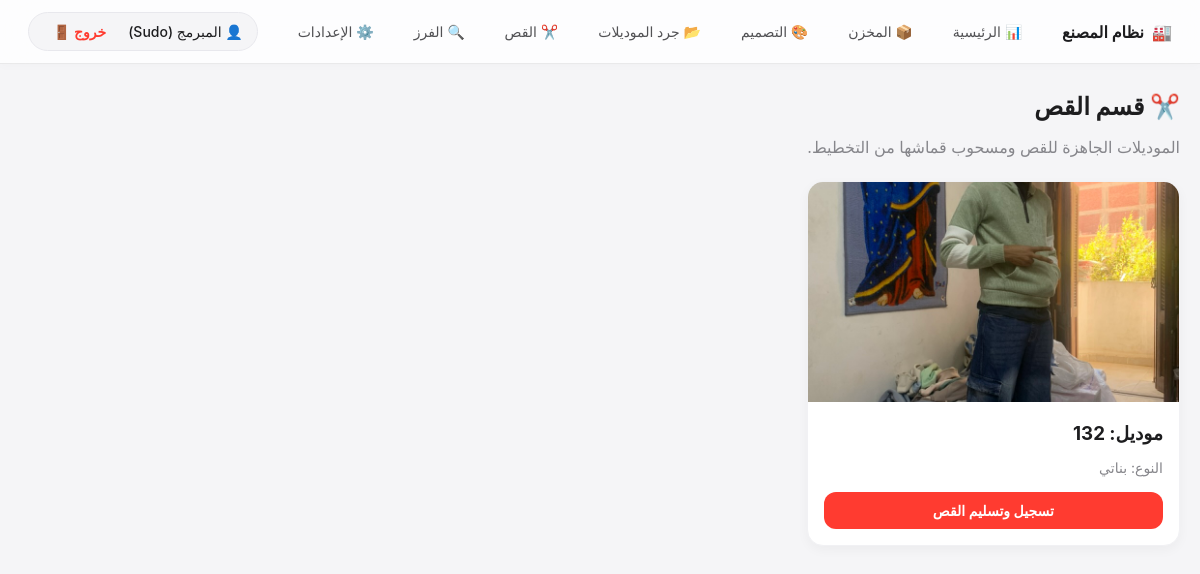
Screenshot of /cutting/ (signed in) with the database file from the repository.
### app/models.py (models this page shows)
class DesignModel(db.Model):
    id = db.Column(db.Integer, primary_key=True)
    model_code = db.Column(db.String(50), unique=True, nullable=False)
    image_url = db.Column(db.String(200), nullable=False)
    model_type = db.Column(db.String(50), nullable=True)
    status = db.Column(db.String(50), default='تصميم')
    is_deleted = db.Column(db.Boolean, default=False)
    target_quantity = db.Column(db.Integer, default=0)
    marker_length = db.Column(db.Float, nullable=True)
    sizes_selected = db.Column(db.String(200), nullable=True)
    main_marker_url = db.Column(db.String(200), nullable=True)
    print_marker_url = db.Column(db.String(200), nullable=True)
    marker_efficiency = db.Column(db.Float, nullable=True)
    notes_shirt = db.Column(db.Text, nullable=True)
    notes_pants = db.Column(db.Text, nullable=True)
    created_at = db.Column(db.DateTime, default=get_egypt_time)
    colored_at = db.Column(db.DateTime, nullable=True)
    cut_at = db.Column(db.DateTime, nullable=True)
    requirements = db.relationship('ModelRequirement', backref='model', lazy=True)
    accessories = db.relationship('ModelAccessory', backref='model', lazy=True)
    cutting_records = db.relationship('CuttingRecord', backref='model', lazy=True)
    qc_records = db.relationship('QCRecord', backref='model', lazy=True)

### app/cutting/routes.py (the view)
@cutting_bp.route('/')
def index():
    models = DesignModel.query.filter_by(status='في القص', is_deleted=False).all()
    log_action("زيارة قسم", "فتح قائمة القص")
    return render_template('cutting/index.html', models=models)

### app/models.py (called while the page is built)
def get_egypt_time():
    return datetime.now(pytz.timezone('Africa/Cairo'))

def log_action(action, details=""):
    try:
        user_id = session.get('user_id')
        ip = request.remote_addr
        agent = request.user_agent.string
        log = AuditLog(
            user_id=user_id,
            action=action,
            details=details,
            ip_address=ip,
            user_agent=agent
        )
        db.session.add(log)
        db.session.commit()
    except Exception:
        pass

### app/templates/cutting/index.html (shortened to what this page needs)
{% extends 'base.html' %}
{% block content %}
<h2 style="margin-bottom: 8px;">✂️ قسم القص</h2>
<p style="color: #86868b; margin-bottom: 24px;">الموديلات الجاهزة للقص ومسحوب قماشها من التخطيط.</p>
<div class="cutting-grid">
    {% for model in models %}
    <div class="cutting-card">
        <img src="{{ model.image_url }}" class="cutting-image">
        <div class="cutting-info">
            <h3 style="margin: 0 0 8px 0;">موديل: {{ model.model_code }}</h3>
            <p style="font-size: 14px; color: #86868b; margin-bottom: 16px;">النوع: {{ model.model_type or 'غير محدد' }}</p>
            <a href="/cutting/model/{{ model.id }}" class="apple-btn">تسجيل وتسليم القص</a>
        </div>
    </div>
    {% else %}
    <p style="color: #86868b;">لا توجد طلبيات جاهزة للقص حالياً.</p>
    {% endfor %}
</div>
{% endblock %}

### app/templates/base.html (style rules this page uses)
body { font-family: -apple-system, BlinkMacSystemFont, "Segoe UI", Roboto, sans-serif; background-color: #f5f5f7; margin: 0; color: #1d1d1f; }

### app/templates/cutting/index.html (style rules this page uses)
.cutting-grid { display: grid; grid-template-columns: repeat(auto-fill, minmax(280px, 1fr)); gap: 20px; }
.cutting-card { background: white; border-radius: 16px; overflow: hidden; border: 1px solid #f1f1f4; box-shadow: 0 4px 12px rgba(0,0,0,0.04); }
.cutting-image { width: 100%; height: 220px; object-fit: cover; background: #f5f5f7; }
.cutting-info { padding: 16px; }
.apple-btn { padding: 10px 16px; border: none; border-radius: 12px; cursor: pointer; font-weight: 600; font-size: 14px; background: #ff3b30; color: white; text-decoration: none; display: block; text-align: center; }

### rows the page displays
DesignModel: image_url (picture), model_code "132", model_type "بناتي"

### other values shown
{{ session.get('real_name') }} "المبرمج (Sudo)"
